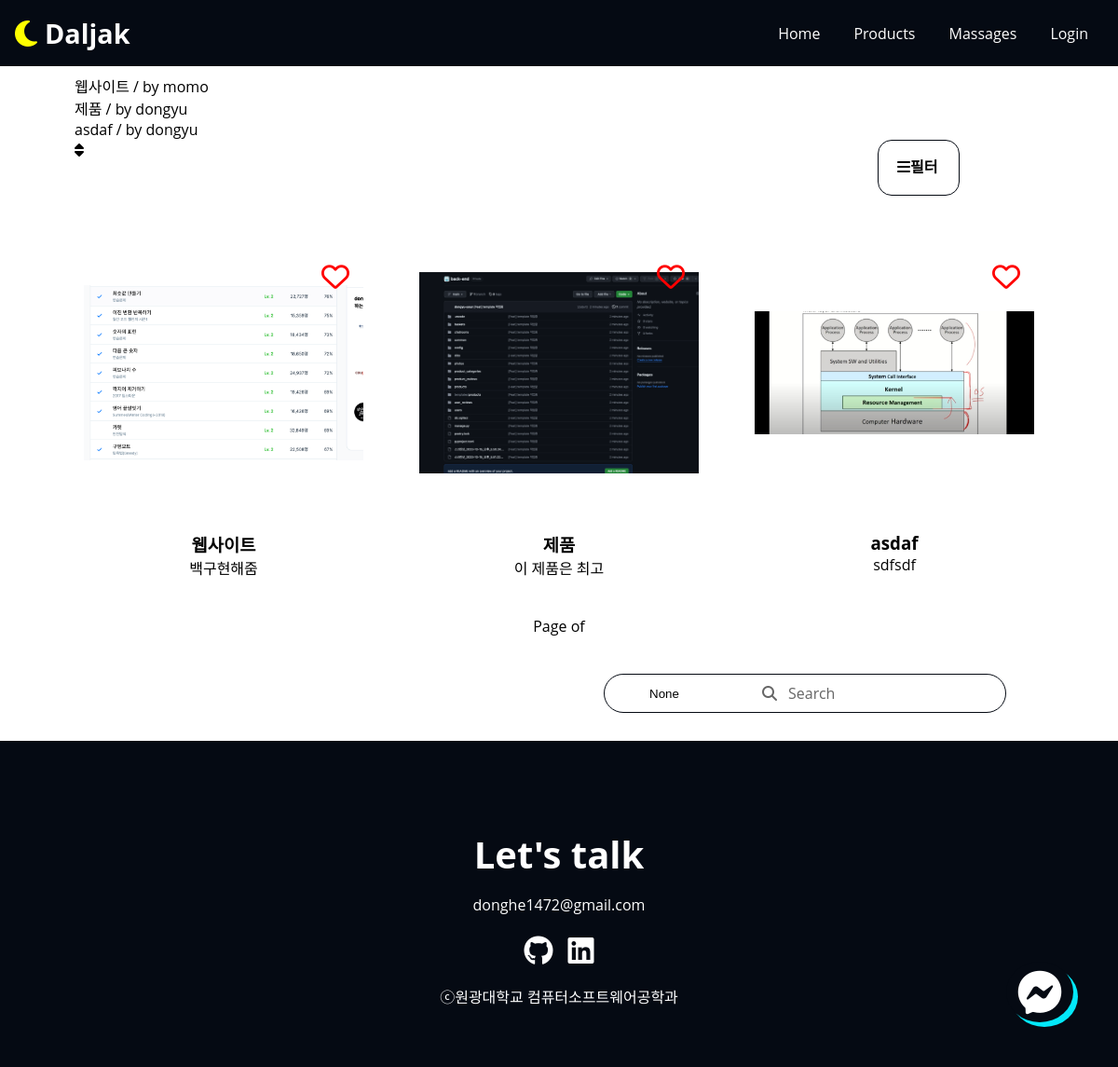
/search/, run on an earlier commit of the app's database.
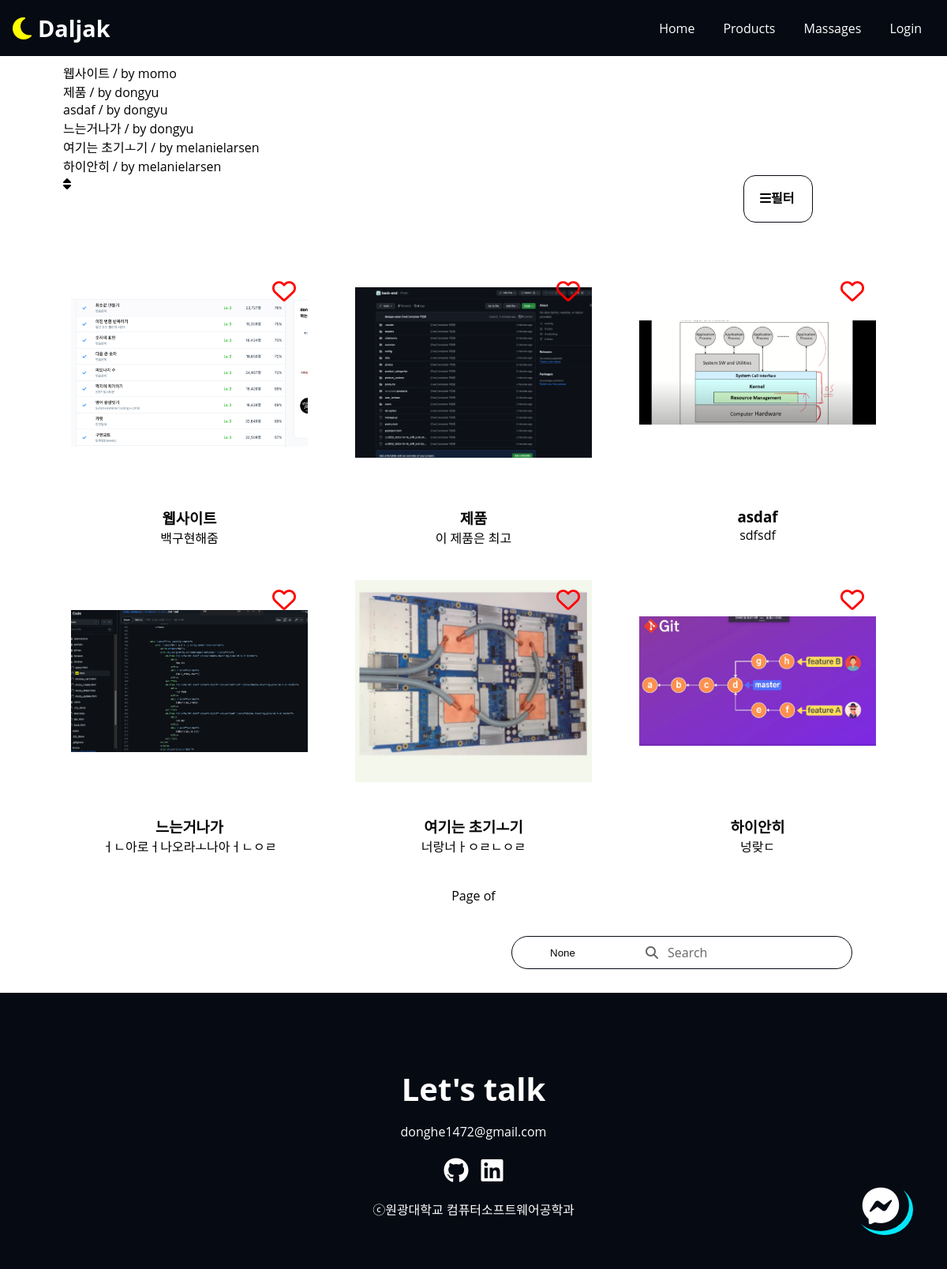
And on a later commit of the database.
### products/models.py (models this page shows)
class Product(Common):
    SEMI_A = "it"
    SEMI_B = "마케팅"
    SEMI_C = "언어"
    SEMI_D = "제작/글쓰기"
    SEMI_CHOICES = (
        (SEMI_A, "it"),
        (SEMI_B, "마케팅"),
        (SEMI_C, "언어"),
        (SEMI_D, "제작/글쓰기"),
    )
    registrant = models.ForeignKey(
        "users.User",
        on_delete=models.CASCADE,
    )
    filter = models.CharField(
        choices=SEMI_CHOICES, default='', max_length=10, blank=False, null=True)
    title = models.CharField(max_length=50, null=True,)
    content = models.TextField(
        null=True,
    )
    profile = models.ImageField(blank=True)
    image = models.ManyToManyField(
        "photos.Photo",
        blank=True,
    )
    price = models.PositiveBigIntegerField(
        null=True,
    )
    categories = models.ForeignKey(   # 카테고리
        "product_categories.ProductCategory",
        null=True,
        blank=True,
        on_delete=models.SET_NULL,
    )
    department = models.ManyToManyField(
        "Department", related_name="department", blank=True)
    species = models.ManyToManyField(
        "Species", related_name="species", blank=True)
    grade = models.ManyToManyField("Grade", blank=True)
    repair = models.ManyToManyField("Repair", blank=True)
    @property
    def get_photo_url(self):
        if self.profile:
            return self.profile.url
        else:
            return "/static/images/user.jpg"
    def __str__(self):
        return f"{self.title} / by {self.registrant}"

### users/models.py (models this page shows)
class User(AbstractUser):
    class GenderChoices(models.TextChoices):
        MALE = ("male", "Male")
        FEMALE = ("female", "Female")
    class UserKindChoices(models.TextChoices):
        CLIENT = ("client", "Client")  # 외주하는 사람들
        STUDENT = ("student", "Student")  # 수정 => 대학생들
    avatar = models.ImageField(
        blank=True,
    )
    password = models.CharField(
        max_length=200,
    )
    email = models.CharField(
        max_length=150,
    )
    birth = models.CharField(
        max_length=8,
    )
    nickname = models.CharField(
        max_length=100,
    )
    gender = models.CharField(
        max_length=6,
        choices=GenderChoices.choices,
    )
    phone_num = models.PositiveBigIntegerField(null=True, blank=True)
    user_kind = models.CharField(
        max_length=10,
        choices=UserKindChoices.choices,
    )
    location = models.CharField(
        max_length=100,
    )

### products/views.py (the view)
# urls.py: path("search/", products_view.search, name="search"),
def search(request):
    city = request.GET.get("city")
    shapes_s = models.Department.objects.all()
    mind_s = models.Species.objects.all()
    color_s = models.Grade.objects.all()
    other_s = models.Repair.objects.all()
    shapes = request.GET.getlist("shape")
    colors = request.GET.getlist("color")
    minds = request.GET.getlist("mind")
    others = request.GET.getlist("other")
    filter_args = {}
    if len(shapes) > 0:
        for s_amenity in shapes:
            filter_args["department__pk"] = int(s_amenity)
    if len(colors) > 0:
        for s in colors:
            filter_args["species__id"] = int(s)
    if len(minds) > 0:
        for abc in minds:
            filter_args["grade__id"] = int(abc)
    if len(others) > 0:
        for oo in others:
            filter_args["repair__id"] = int(oo)
    if 'city' in request.GET:
        filter_args["title__contains"] = city
    picture = models.Product.objects.all().filter(**filter_args)
    query = request.GET.get("query")
    print(picture)
    return render(request, "partials/search.html", {"abc": picture, "mind": mind_s, "color": color_s, "other": other_s, "shape": shapes_s, "city": city, 'query': query})

### templates/partials/search.html (shortened to what this page needs)
<!DOCTYPE html>
<html lang="en">
  <head>
  </head>
  <body>
    {% extends "base.html" %} {% block content%} {% load static %}
      <div class="home">
        <div class="pic-filter">
            <ul>
        {% for item in abc %}
          <li>{{ item }}</li>
       {% endfor %}
      </ul>
         <div class="pic-filter__slide showing">
          <div class="pic-filter__sort">
           <ul class="pic-filter__ul">
              <i class="fas fa-sort"></i>
            </ul>
          </div>
          </div>
           <button class="pic-filter__filterbtn">
              <i class="fas fa-bars">필터</i></button>
        </div>
      <div class="pic-list__list">
        {% for abcd in abc %}
        <div>
        <a href="" class="project" target="blank" data-type="new">
           <div class="work__icon" >
            <i class="far fa-heart fas-2x bottomHeart "
              data-picture-id="{{ abcd.id }}"></i>
            </div>
          <img src="{{abcd.get_photo_url}}" class="project__img" />
        </a>
        <div class="project__text">
            <h3>{{abcd.title}}</h3>
            <span>{{abcd.content}}</span>
          </div>
        </div>
        {% endfor %}
      </div>
      <div class="pic-list__page">
         Page {{potato.number}} of {{potato.paginator.num_pages}}
        </div>
      <div>
          <form method="get" action="{% url 'product:search' %}"  class="picture__search">
            <div class="pic__search-box">
                <input name="city" placeholder="" class="pic__search-bar " value="{{city}}" onchange="onSubmit()">
                <div class="pic__search-placeholder">
                  <p class="sc-searchbox-placeholder-text">Search </p>
                </div>
            </div>
        </form>
      </div>
      <aside>
        <a class="arrow-up" href="#home" title="back to top">
          <i class="fab fa-facebook-messenger"></i>
        </a>
      </aside>
      <footer id="contact" class="section">
      <div class="max-container">
        <h2 class="title">Let&#39;s talk</h2>
        <p class="description">donghe1472@gmail.com</p>
        <ul class="contact__links">
          <li>
            <a
              class="contact__link"
              href="https://github.com/dream-ellie"
              target="_blank"
              title="my github link"
            >
              <i class="fa-brands fa-github"></i>
            </a>
          </li>
          <li>
            <a
              class="contact__link"
              href="https://github.com/dream-ellie"
              target="_blank"
              title="my linkedin link"
            >
              <i class="fa-brands fa-linkedin"></i>
            </a>
          </li>
        </ul>
        <p>ⓒ원광대학교 컴퓨터소프트웨어공학과</p>
      </div>
    </footer>
    {% endblock content %}

### templates/base.html (shortened to what this page needs)
<!DOCTYPE html>
<html lang="en">
  <head>
    {% load static %}
    <link
      type="text/css"
      href="{% static 'css/global.css' %}"
      rel="stylesheet"
    />
    <link
      type="text/css"
      href="{% static 'css/header.css' %}"
      rel="stylesheet"
    />
    <link
      type="text/css"
      href="{% static 'css/home-product.css' %}"
      rel="stylesheet"
    />
    <link
      type="text/css"
      href="{% static 'css/products.css' %}"
      rel="stylesheet"
    />
    <link
      type="text/css"
      href="{% static 'css/project.css' %}"
      rel="stylesheet"
    />
    <link
      type="text/css"
      href="{% static 'css/about.css' %}"
      rel="stylesheet"
    />
    <link
      type="text/css"
      href="{% static 'css/login.css' %}"
      rel="stylesheet"
    />
    <link
      type="text/css"
      href="{% static 'css/signup.css' %}"
      rel="stylesheet"
    />
    <link
      type="text/css"
      href="{% static 'css/footer.css' %}"
      rel="stylesheet"
    />
    <link type="text/css" href="{% static 'css/test.css' %}" rel="stylesheet" />
    <link type="text/css" href="{% static 'css/home.css' %}" rel="stylesheet" />
  </head>
  <body>
    <header>
      {% include "partials/nav.html" %}
    </header>
    {% block content %}{% endblock %} {% include "partials/footer.html" %}
  </body>
</html>

### templates/partials/nav.html (shortened to what this page needs)
<head>
</head>
{% load static %}
<header class="header">
  <div class="header__logo">
    <i class="fa-solid fa-moon fa-2x" style="color: yellow"></i>
    <h1 class="header__logo__title">
      <a href="{% url 'product:home' %}">Daljak</a>
    </h1>
  </div>
  <nav class="header__nav">
    <ul class="header__menu">
      <li>
        <a class="header__menu__item active" href="{% url 'product:home' %}"
          >Home</a
        >
      </li>
      <li>
        <a class="header__menu__item" href="{% url 'product:product_list' %}"
          >Products</a
        >
      </li>
      <li>
        <a class="header__menu__item" href="#testimonial">Massages</a>
      </li>
      {% if user.is_authenticated %}
      <li>
        <a class="header__menu__item" href="{% url 'user:logout' %}">Logout </a>
      </li>
      <!-- <li>
        <a href="{{user.get_absolute_url}}">Profile</a>
      </li> -->
      {% else %}
      <li>
        <a class="header__menu__item" href="{% url 'user:login' %}">Login</a>
      </li>
      {% endif %}
    </ul>
  </nav>
</header>

### templates/partials/footer.html (shortened to what this page needs)
<!DOCTYPE html>
<html lang="en">
  <head>
  </head>
  <body></body>
</html>

### static/css/global.css (style rules this page uses)
:root { --color-primary: var(--color-black); --color-primary-variant: var(--color-gray); --color-accent: var(--color-blue); --color-accent-variant: var(--color-orange); --color-text: var(--color-white); --color-white: #ffffff; --color-black: #050a13; --color-blue: #03e8f9; --color-orange: #fd6413; --color-gray: #1b1e26; --size-max-width: 1200px; }
* { box-sizing: border-box; }
body { font-family: "Open Sans", sans-serif; margin: 0; }
h1, h2, h3, p, ul { margin: 0; }
ul { list-style: none; padding: 0; }
a { text-decoration: none; color: var(--color-text); }
button { background-color: transparent; outline: 0; border: 0; }
.section { padding: 4rem; text-align: center; }

### static/css/header.css (style rules this page uses)
.header { background-color: #050a13; position: fixed; top: 0; width: 100%; padding: 1rem; display: flex; justify-content: space-between; z-index: 1; }
.header__logo { display: flex; align-items: center; gap: 8px; }
.header__logo__title { font-size: 1.8rem; }
.header__menu { display: flex; gap: 4px; }
.header__menu__item { padding: 8px 16px; }
.header__nav { display: flex; align-items: center; }

### static/css/home-product.css (style rules this page uses)
.project { position: relative; border-radius: 8px; overflow: hidden; }
.project__img { width: 100%; }

### static/css/products.css (style rules this page uses)
.pic-list__list { display: flex; justify-content: center; flex-wrap: wrap; }
.pic-filter { justify-content: center; align-items: center; position: relative; margin: 80px; }
.pic-list__page { display: flex; justify-content: center; font-size: 30px; margin: 40px; text-align: center; font-size: var(--font-regular); font-weight: var(--weight-bold); }
.pic-filter__filterbtn { border: 1px solid var(--color-black); background-color: transparent; cursor: pointer; margin: 0; padding: 20px; margin-left: 30px; border-radius: 15px; font-size: var(--font-regular); font-weight: 700; position: absolute; left: 80%; }
.pic-filter__filterbtn i { margin-right: 3px; }
.pic-filter__slide { display: none; position: absolute; align-items: center; }
.pic-filter__sort { display: flex; }
.pic-filter__sort i { margin-right: 5px; }
.pic-filter__slide.showing { display: flex; }
.pic__search-box { position: relative; display: flex; justify-content: flex-end; width: 90%; margin-bottom: 30px; }
.pic__search-box input { height: 42px; width: 40%; padding: 16px 16px 16px 48px; background-color: var(--color-white); border-radius: 40px; border: 0; border: 1px solid var(--color-black); }
.pic__search-placeholder { position: absolute; display: flex; height: 100%; width: 83%; align-items: center; justify-content: flex-end; top: 0; left: 0; color: rgba(0, 0, 0, 0.6); pointer-events: none; transition: ease-in-out 0.2s; }
.pic__search-placeholder p { margin: 0; transition: ease-in-out 0.2s; }

### static/css/project.css (style rules this page uses)
.project { position: relative; display: flex; justify-content: center; align-items: center; width: 300px; height: 280px; margin: 30px; background-color: var(--color-light-white); }
.project__img { max-width: 100%; max-height: 100%; align-self: center; }
.project__text { display: flex; justify-content: center; flex-direction: column; align-items: center; }
.work__icon { position: absolute; top: 8%; right: 5%; z-index: 99; }
.work__icon i { font-size: 30px; color: red; }
.work__icon { display: flex; }
.bottomHeart { display: block; }
.title { font-size: 2.5rem; margin: 1rem 0; }

### static/css/about.css (style rules this page uses)
.max-container { max-width: var(--size-max-width); margin: auto; }
.arrow-up { transition: all 300ms ease; }

### static/css/footer.css (style rules this page uses)
.arrow-up { background-color: var(--color-primary); position: fixed; bottom: 3rem; right: 3rem; font-size: 3rem; width: 4.5rem; transition: all 300ms ease; border-radius: 100%; text-align: center; box-shadow: 5px 5px 0px 0px var(--color-accent); }
#contact { background-color: var(--color-primary); color: var(--color-text); }
.contact__links { display: flex; justify-content: center; gap: 1rem; padding: 1rem; font-size: 2rem; }
.contact__link { transition: color 250ms ease-in; }

### static/css/home.css (style rules this page uses)
.title { margin-top: 30px; display: flex; justify-content: center; }

What changed in the data, as far as the page shows it:
added Product: title+registrant "느는거나가 / by dongyu", get_photo_url (picture), title "느는거나가", content "ㅓㄴ아로ㅓ나오라ㅗ나아ㅓㄴㅇㄹ"
added Product: title+registrant "여기는 초기ㅗ기 / by melanielarsen", get_photo_url (picture), title "여기는 초기ㅗ기", content "너랑너ㅏㅇㄹㄴㅇㄹ"
added Product: title+registrant "하이안히 / by melanielarsen", get_photo_url (picture), title "하이안히", content "넝랒ㄷ"
